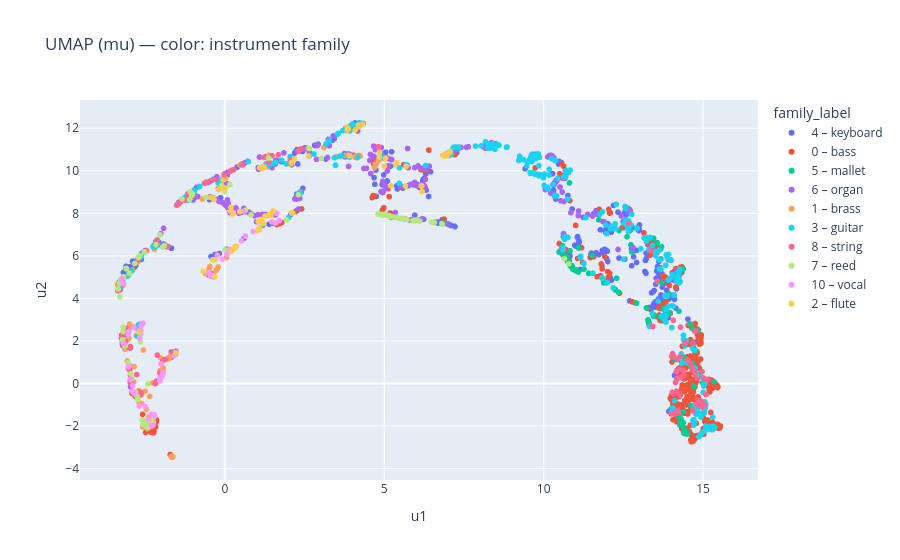
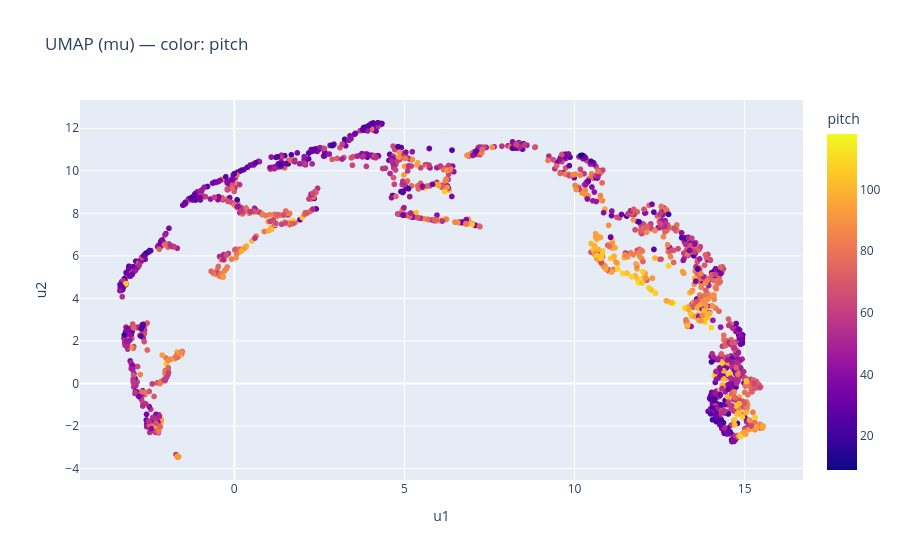

The notebook cell saved with these charts, in order:
### Code cell
import numpy as np
from vae_timbre_spaces.analysis.umap import fit_umap
import plotly.express as px

# --- Instrument family mapping (NSynth) ---
FAMILY_NAMES = {
    0: "bass",
    1: "brass",
    2: "flute",
    3: "guitar",
    4: "keyboard",
    5: "mallet",
    6: "organ",
    7: "reed",
    8: "string",
    9: "synth_lead",
    10: "vocal",
}

family_names = np.vectorize(FAMILY_NAMES.get)(family_all)

reducer, mu_umap = fit_umap(mu_all, n_neighbors=30, min_dist=0.1, random_state=SEED)

import pandas as pd

data_umap = {
    "u1": mu_umap[:, 0],
    "u2": mu_umap[:, 1],
    "pitch": pitch_all.astype(int),
    "family_label": [f"{fid} – {FAMILY_NAMES.get(int(fid), 'unknown')}" for fid in family_all],
    "key": keys_all,
}

fig1 = px.scatter(
    data_umap,
    x="u1",
    y="u2",
    color="family_label",
    hover_data=["pitch", "key"],
    title="UMAP (mu) — color: instrument family",
)
fig1.show()

fig2 = px.scatter(
    data_umap,
    x="u1",
    y="u2",
    color="pitch",
    hover_data=["family_label", "key"],
    title="UMAP (mu) — color: pitch",
)
fig2.show()

### Figure 1 — Plotly figure (JSON) as saved in the notebook; plotly's stock layout.template omitted (floating-point values rounded to 4 significant figures; data arrays with more than 128 entries replaced by an {"elided": "..."} marker saying what was removed)
{"data": [{"customdata": {"elided": "372x2 mixed values"}, "hovertemplate": "family_label=4 – keyboard<br>u1=%{x}<br>u2=%{y}<br>pitch=%{customdata[0]}<br>key=%{customdata[1]}<extra></extra>", "legendgroup": "4 – keyboard", "marker": {"color": "#636efa", "symbol": "circle"}, "mode": "markers", "name": "4 – keyboard", "showlegend": true, "type": "scattergl", "x": {"elided": "372 float values"}, "xaxis": "x", "y": {"elided": "372 float values"}, "yaxis": "y"}, {"customdata": {"elided": "447x2 mixed values"}, "hovertemplate": "family_label=0 – bass<br>u1=%{x}<br>u2=%{y}<br>pitch=%{customdata[0]}<br>key=%{customdata[1]}<extra></extra>", "legendgroup": "0 – bass", "marker": {"color": "#EF553B", "symbol": "circle"}, "mode": "markers", "name": "0 – bass", "showlegend": true, "type": "scattergl", "x": {"elided": "447 float values"}, "xaxis": "x", "y": {"elided": "447 float values"}, "yaxis": "y"}, {"customdata": {"elided": "104x2 mixed values"}, "hovertemplate": "family_label=5 – mallet<br>u1=%{x}<br>u2=%{y}<br>pitch=%{customdata[0]}<br>key=%{customdata[1]}<extra></extra>", "legendgroup": "5 – mallet", "marker": {"color": "#00cc96", "symbol": "circle"}, "mode": "markers", "name": "5 – mallet", "showlegend": true, "type": "scattergl", "x": [14.4, 13.71, 10.83, 10.91, 10.87, 12.91, 15.34, 13.23, 10.86, 14.39, 13.28, 11.01, 10.48, 11.0, 11.1, 13.93, 14.68, 10.81, 14.22, 10.65, 12.35, 12.63, 14.71, 14.52, 14.31, 10.28, 13.96, 14.29, 12.76, 14.4, 14.77, 13.46, 13.28, 14.25, 11.41, 11.01, 12.36, 10.68, 14.28, 14.47, 14.5, 12.72, 10.75, 10.89, 14.39, 14.68, 14.47, 11.88, 14.38, 14.11, 14.41, 11.73, 10.75, 14.37, 12.26, 13.44, 14.38, 13.72, 14.61, 12.61, 10.78, 13.56, 10.83, 14.52, 15.03, 11.27, 14.39, 10.58, 12.29, 6.888, 14.58, 12.9, 14.3, 10.73, 8.847, 13.31, 10.92, 6.002, 14.01, 15.0, 11.06, 14.98, 14.84, 14.88, 4.036, 11.09, 13.45, 14.62, 13.75, 10.79, 10.96, 13.65, 12.74, 10.62, 10.93, 13.68, 13.27, 14.32, 10.66, 14.27, 11.52, 14.3, 13.7, 7.291], "xaxis": "x", "y": [-2.342, 4.721, 5.529, 5.418, 5.491, 3.777, 0.08191, 3.555, 5.503, -2.084, 2.992, 5.357, 6.176, 5.304, 6.371, 4.217, 0.9443, 9.432, -1.524, 5.99, 4.295, 8.251, -0.135, 1.021, 5.298, 10.67, 3.315, -1.721, 6.191, 1.234, 1.54, 3.222, 2.888, 3.397, 5.176, 5.322, 7.191, 5.964, -1.427, -2.37, 1.009, 7.193, 5.931, 5.535, -2.263, 2.57, -2.26, 4.736, -1.844, 1.127, -2.278, 7.696, 5.733, -1.329, 4.388, 3.168, 5.388, 3.048, 0.7961, 6.897, 5.705, 6.623, 6.234, -2.373, 0.08388, 5.381, 1.022, 6.479, 4.951, 7.532, 2.813, 7.306, -1.656, 5.936, 11.12, 2.859, 5.389, 7.661, -1.205, -0.4189, 5.277, 0.02881, 2.475, 0.4257, 11.96, 5.24, 6.826, -1.041, 3.508, 5.681, 5.357, 3.147, 6.521, 6.033, 5.377, 5.856, 2.98, -1.727, 6.009, -1.948, 6.007, -1.756, 6.43, 11.0], "yaxis": "y"}, {"customdata": {"elided": "257x2 mixed values"}, "hovertemplate": "family_label=6 – organ<br>u1=%{x}<br>u2=%{y}<br>pitch=%{customdata[0]}<br>key=%{customdata[1]}<extra></extra>", "legendgroup": "6 – organ", "marker": {"color": "#ab63fa", "symbol": "circle"}, "mode": "markers", "name": "6 – organ", "showlegend": true, "type": "scattergl", "x": {"elided": "257 float values"}, "xaxis": "x", "y": {"elided": "257 float values"}, "yaxis": "y"}, {"customdata": {"elided": "130x2 mixed values"}, "hovertemplate": "family_label=1 – brass<br>u1=%{x}<br>u2=%{y}<br>pitch=%{customdata[0]}<br>key=%{customdata[1]}<extra></extra>", "legendgroup": "1 – brass", "marker": {"color": "#FFA15A", "symbol": "circle"}, "mode": "markers", "name": "1 – brass", "showlegend": true, "type": "scattergl", "x": {"elided": "130 float values"}, "xaxis": "x", "y": {"elided": "130 float values"}, "yaxis": "y"}, {"customdata": {"elided": "325x2 mixed values"}, "hovertemplate": "family_label=3 – guitar<br>u1=%{x}<br>u2=%{y}<br>pitch=%{customdata[0]}<br>key=%{customdata[1]}<extra></extra>", "legendgroup": "3 – guitar", "marker": {"color": "#19d3f3", "symbol": "circle"}, "mode": "markers", "name": "3 – guitar", "showlegend": true, "type": "scattergl", "x": {"elided": "325 float values"}, "xaxis": "x", "y": {"elided": "325 float values"}, "yaxis": "y"}, {"customdata": {"elided": "130x2 mixed values"}, "hovertemplate": "family_label=8 – string<br>u1=%{x}<br>u2=%{y}<br>pitch=%{customdata[0]}<br>key=%{customdata[1]}<extra></extra>", "legendgroup": "8 – string", "marker": {"color": "#FF6692", "symbol": "circle"}, "mode": "markers", "name": "8 – string", "showlegend": true, "type": "scattergl", "x": {"elided": "130 float values"}, "xaxis": "x", "y": {"elided": "130 float values"}, "yaxis": "y"}, {"customdata": {"elided": "106x2 mixed values"}, "hovertemplate": "family_label=7 – reed<br>u1=%{x}<br>u2=%{y}<br>pitch=%{customdata[0]}<br>key=%{customdata[1]}<extra></extra>", "legendgroup": "7 – reed", "marker": {"color": "#B6E880", "symbol": "circle"}, "mode": "markers", "name": "7 – reed", "showlegend": true, "type": "scattergl", "x": [-2.703, 4.988, -1.971, 5.414, -2.413, 10.65, -2.428, -2.826, -2.73, -3.294, -2.992, 5.983, 5.34, 5.074, -3.127, -2.949, 5.494, -2.515, -2.161, -2.801, -2.563, -0.1005, -1.947, -2.478, -2.246, -1.344, 1.375, -2.745, -2.919, 5.013, 4.979, -0.3019, 5.892, 3.025, 5.712, -3.21, 5.998, -3.183, 5.155, -2.472, 6.024, 5.58, -3.304, -2.576, -0.5161, 4.835, 2.312, 5.09, 0.01207, -3.176, 1.194, 5.01, -1.037, 5.256, -3.093, -2.009, -3.037, -2.714, -0.3524, 5.921, -0.004143, -3.092, -2.297, -2.483, 4.805, 1.932, -2.65, -2.449, 2.651, 0.6436, 6.513, -2.585, -3.194, -2.037, 1.123, 4.929, -1.9, -1.009, 0.1564, 10.79, 6.82, 5.978, -2.244, -0.5829, 5.156, -1.107, -3.269, 1.932, 5.47, 6.49, 5.386, 4.828, -3.348, 6.113, 5.94, -1.087, 6.569, 4.906, -2.711, 0.8228, 5.153, 6.803, 4.96, -2.661, 6.486, -2.51], "xaxis": "x", "y": [5.937, 7.938, 0.3678, 7.785, -0.02322, 5.864, -2.063, 5.641, -0.7422, 4.079, 5.176, 7.666, 7.814, 7.918, 1.764, 0.454, 7.765, 6.185, 6.533, -0.4108, -1.742, 9.309, 6.412, -1.986, -1.525, 8.677, 10.6, -0.6171, 0.2339, 7.932, 7.926, 5.811, 7.649, 10.58, 7.71, 2.055, 7.665, 2.651, 7.888, -1.857, 7.663, 7.743, 4.706, -1.919, 5.217, 7.956, 8.875, 7.903, 6.283, 5.015, 10.13, 7.919, 8.853, 7.831, 5.409, 0.25, 0.9657, 5.943, 8.692, 7.666, 9.027, 5.407, -1.772, -1.868, 7.974, 7.7, 1.97, -1.915, 11.05, 8.148, 7.586, -1.717, 2.443, 6.99, 10.17, 7.954, 6.487, 8.903, 9.347, 5.634, 7.483, 7.672, -1.815, 8.752, 7.894, 8.651, 4.828, 7.701, 7.769, 7.583, 7.797, 7.98, 4.441, 7.636, 7.685, 9.017, 7.573, 7.951, 5.916, 7.931, 7.855, 7.513, 7.913, 6.014, 7.589, -1.777], "yaxis": "y"}, {"customdata": [[104, "vocal_synthetic_003-104-100"], [83, "vocal_synthetic_003-083-100"], [35, "vocal_synthetic_003-035-100"], [57, "vocal_acoustic_000-057-075"], [39, "vocal_synthetic_003-039-050"], [59, "vocal_synthetic_003-059-127"], [45, "vocal_synthetic_003-045-127"], [57, "vocal_synthetic_003-057-050"], [54, "vocal_acoustic_000-054-050"], [58, "vocal_synthetic_003-058-075"], [65, "vocal_synthetic_003-065-025"], [68, "vocal_synthetic_003-068-050"], [72, "vocal_synthetic_003-072-075"], [86, "vocal_synthetic_003-086-100"], [89, "vocal_synthetic_003-089-100"], [41, "vocal_synthetic_003-041-100"], [24, "vocal_synthetic_003-024-127"], [61, "vocal_synthetic_003-061-100"], [71, "vocal_synthetic_003-071-025"], [99, "vocal_synthetic_003-099-075"], [38, "vocal_synthetic_003-038-025"], [88, "vocal_synthetic_003-088-100"], [75, "vocal_synthetic_003-075-050"], [50, "vocal_acoustic_000-050-075"], [107, "vocal_synthetic_003-107-075"], [37, "vocal_synthetic_003-037-100"], [82, "vocal_synthetic_003-082-100"], [49, "vocal_synthetic_003-049-025"], [99, "vocal_synthetic_003-099-050"], [86, "vocal_synthetic_003-086-127"], [24, "vocal_synthetic_003-024-100"], [85, "vocal_synthetic_003-085-025"], [91, "vocal_synthetic_003-091-100"], [63, "vocal_synthetic_003-063-075"], [39, "vocal_synthetic_003-039-075"], [82, "vocal_synthetic_003-082-050"], [60, "vocal_synthetic_003-060-127"], [67, "vocal_synthetic_003-067-050"], [37, "vocal_synthetic_003-037-127"], [82, "vocal_synthetic_003-082-127"], [52, "vocal_acoustic_000-052-100"], [42, "vocal_synthetic_003-042-075"], [97, "vocal_synthetic_003-097-025"], [54, "vocal_synthetic_003-054-050"], [51, "vocal_synthetic_003-051-025"], [68, "vocal_acoustic_000-068-100"], [66, "vocal_acoustic_000-066-025"], [53, "vocal_acoustic_000-053-050"], [101, "vocal_synthetic_003-101-127"], [81, "vocal_synthetic_003-081-100"], [29, "vocal_synthetic_003-029-075"], [93, "vocal_synthetic_003-093-050"], [106, "vocal_synthetic_003-106-050"], [60, "vocal_acoustic_000-060-127"], [52, "vocal_synthetic_003-052-050"], [61, "vocal_synthetic_003-061-127"], [68, "vocal_acoustic_000-068-050"], [51, "vocal_synthetic_003-051-100"]], "hovertemplate": "family_label=10 – vocal<br>u1=%{x}<br>u2=%{y}<br>pitch=%{customdata[0]}<br>key=%{customdata[1]}<extra></extra>", "legendgroup": "10 – vocal", "marker": {"color": "#FF97FF", "symbol": "circle"}, "mode": "markers", "name": "10 – vocal", "showlegend": true, "type": "scattergl", "x": [-2.003, 0.06546, -2.837, -0.4999, -3.018, -2.039, -2.304, -1.949, -0.5104, -2.22, -2.638, -2.627, -0.3492, 1.045, -0.4546, -2.4, -3.17, -1.99, -2.562, 0.5178, -3.228, 0.3302, 0.1595, -2.659, 1.713, -2.302, 0.1733, -2.967, 1.479, 0.2917, -3.005, 1.63, -0.3518, -2.029, -2.906, 0.8843, -1.935, -2.641, -2.257, -0.08225, -2.672, -2.501, 0.3307, -2.027, -2.892, -0.2343, 0.267, -2.847, -1.582, 0.6398, -3.025, 1.597, -3.187, -2.682, -2.689, -1.987, 0.5768, -2.199], "xaxis": "x", "y": [0.9264, 6.075, -0.4507, 5.192, 0.7929, 0.1251, -2.011, 0.4224, 5.218, -1.467, 2.496, 2.73, 5.068, 7.231, 5.093, -1.697, 1.893, 0.2881, 2.842, 6.705, 4.908, 6.403, 6.312, 2.517, 7.656, -1.456, 6.206, 0.2066, 7.596, 6.355, 2.447, 7.999, 5.017, 0.2259, -0.355, 7.147, 0.5171, 2.351, -1.967, 5.849, 2.138, -1.085, 6.438, 0.1828, -0.08427, 6.028, 8.043, 2.628, 1.311, 6.929, 2.313, 7.549, 4.687, 2.476, -1.058, 0.2973, 8.095, -1.536], "yaxis": "y"}, {"customdata": {"elided": "71x2 mixed values"}, "hovertemplate": "family_label=2 – flute<br>u1=%{x}<br>u2=%{y}<br>pitch=%{customdata[0]}<br>key=%{customdata[1]}<extra></extra>", "legendgroup": "2 – flute", "marker": {"color": "#FECB52", "symbol": "circle"}, "mode": "markers", "name": "2 – flute", "showlegend": true, "type": "scattergl", "x": [2.09, 7.053, 5.391, 1.145, 3.913, 4.326, 0.3541, 3.834, -0.2012, 1.092, 5.362, 6.162, 4.09, 4.213, 2.084, 2.626, 1.23, 0.1919, 0.3545, 5.045, 1.091, -0.3419, -0.1472, 1.149, -0.4571, -1.542, 5.21, 6.97, 6.943, 1.09, 0.3353, 1.134, 3.872, 6.893, 0.01339, 0.2335, 6.166, 7.062, 5.663, 1.383, 6.173, 1.049, 7.039, 6.839, 4.191, 5.687, 3.835, 4.851, -0.05, 1.015, -2.695, 5.0, 1.26, -0.3764, 0.1912, 0.2489, 1.221, 2.185, 1.51, -0.6805, 6.185, 1.089, 4.851, 1.215, 1.444, 1.179, 1.081, 0.213, 0.4677, -0.3218, 2.131], "xaxis": "x", "y": [8.033, 10.9, 10.38, 7.6, 10.71, 12.2, 6.455, 12.05, 9.111, 7.333, 10.28, 9.28, 11.92, 12.08, 10.38, 10.69, 10.18, 8.276, 6.437, 10.59, 10.15, 8.646, 9.171, 7.695, 8.757, 1.449, 9.292, 10.71, 10.76, 7.239, 6.418, 10.13, 11.96, 10.68, 9.186, 7.97, 9.298, 10.9, 9.283, 7.924, 9.286, 7.625, 10.85, 10.73, 12.15, 10.21, 11.91, 10.88, 9.571, 7.189, 2.406, 10.22, 7.87, 5.817, 8.101, 6.306, 7.531, 10.56, 8.109, 5.276, 9.026, 7.276, 10.64, 10.19, 7.917, 10.1, 7.24, 6.225, 8.083, 5.004, 8.01], "yaxis": "y"}], "layout": {"legend": {"title": {"text": "family_label"}, "tracegroupgap": 0}, "title": {"text": "UMAP (mu) — color: instrument family"}, "xaxis": {"anchor": "y", "domain": [0, 1], "title": {"text": "u1"}}, "yaxis": {"anchor": "x", "domain": [0, 1], "title": {"text": "u2"}}}}

### Figure 2 — Plotly figure (JSON) as saved in the notebook; plotly's stock layout.template omitted (floating-point values rounded to 4 significant figures; data arrays with more than 128 entries replaced by an {"elided": "..."} marker saying what was removed)
{"data": [{"customdata": {"elided": "2000x2 str values"}, "hovertemplate": "u1=%{x}<br>u2=%{y}<br>family_label=%{customdata[0]}<br>key=%{customdata[1]}<br>pitch=%{marker.color}<extra></extra>", "legendgroup": "", "marker": {"color": {"elided": "2000 int values"}, "coloraxis": "coloraxis", "symbol": "circle"}, "mode": "markers", "name": "", "showlegend": false, "type": "scattergl", "x": {"elided": "2000 float values"}, "xaxis": "x", "y": {"elided": "2000 float values"}, "yaxis": "y"}], "layout": {"coloraxis": {"colorbar": {"title": {"text": "pitch"}}, "colorscale": [[0, "#0d0887"], [0.1111, "#46039f"], [0.2222, "#7201a8"], [0.3333, "#9c179e"], [0.4444, "#bd3786"], [0.5556, "#d8576b"], [0.6667, "#ed7953"], [0.7778, "#fb9f3a"], [0.8889, "#fdca26"], [1, "#f0f921"]]}, "legend": {"tracegroupgap": 0}, "title": {"text": "UMAP (mu) — color: pitch"}, "xaxis": {"anchor": "y", "domain": [0, 1], "title": {"text": "u1"}}, "yaxis": {"anchor": "x", "domain": [0, 1], "title": {"text": "u2"}}}}
